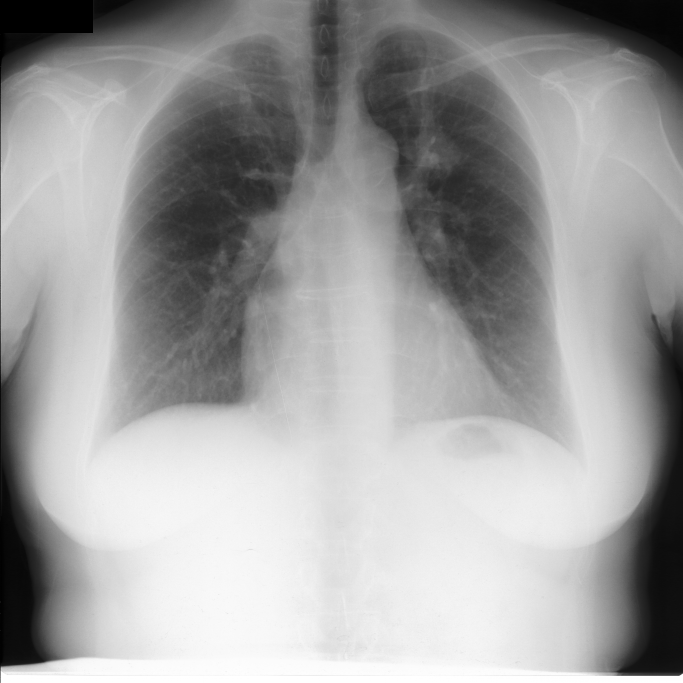
#> input picture Previous_Works/Version_2/Data_PreProcessing/PreProcessing_of_Selected_Data/Images/JPCLN003.png, 2048 x 2048 px (shown at 1/3 size); its folder holds 4 pictures in this run
$ python preprocess_2.py
#> lines starting #> are read from the running program, lines starting #| are printed output that depends on the picture; pictures that were not available may be replaced by others from this repository, and a replacement may not be noted
import numpy as np
import os

from tqdm import tqdm
import cv2

from skimage.io import imread, imshow
from skimage.transform import resize
import matplotlib.pyplot as plt


IMG_WIDTH = 1024
IMG_HEIGHT = 1024
IMG_CHANNELS = 3

path_images = "Images/"
path_lung_masks = "Resultant_Masks/Lungs/"
path_clavicle_masks = "Resultant_Masks/Clavicle/"
path_heart_masks = "Resultant_Masks/Heart/"


images_id = next(os.walk(path_images))[2]
lung_mask_id = next(os.walk(path_lung_masks))[2]
clavicle_mask_id = next(os.walk(path_clavicle_masks))[2]
heart_mask_id = next(os.walk(path_heart_masks))[2]

destination_images = "Output/Images/"
destination_lung_mask = "Output/Lung_mask/"
destination_heart_mask = "Output/Heart_mask/"
destination_clavicle_mask = "Output/Clavicle_mask/"

length = len(images_id) #all len is same

for i in tqdm(range(0,length)):
    img_image = imread(path_images + images_id[i])
#> img_image is the input picture: shape (2048, 2048, 3); min 0, max 255, mean 159
    img_lung_mask = imread(path_lung_masks + lung_mask_id[i])
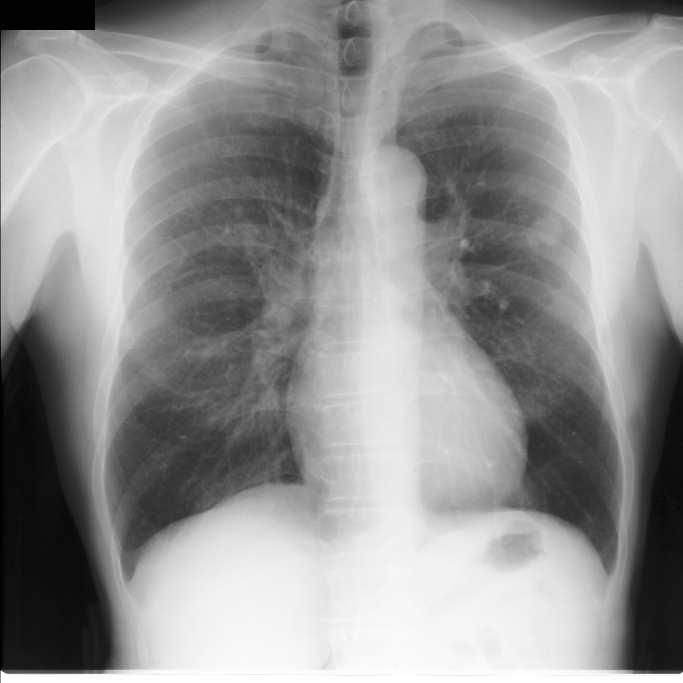
#> input picture Previous_Works/Version_2/Data_PreProcessing/PreProcessing_of_Selected_Data/Images/JPCLN001.png, 2048 x 2048 px, given as the content of the folder Resultant_Masks/Lungs/, which was not available (shown at 1/3 size)
#> img_lung_mask is the input picture: shape (2048, 2048, 3); min 0, max 255, mean 148.6
    img_heart_mask = imread(path_heart_masks + heart_mask_id[i])
    img_clavicle_mask = imread(path_clavicle_masks + clavicle_mask_id[i])

    image_1 = img_image
    image_2 = cv2.flip(img_image, 1)
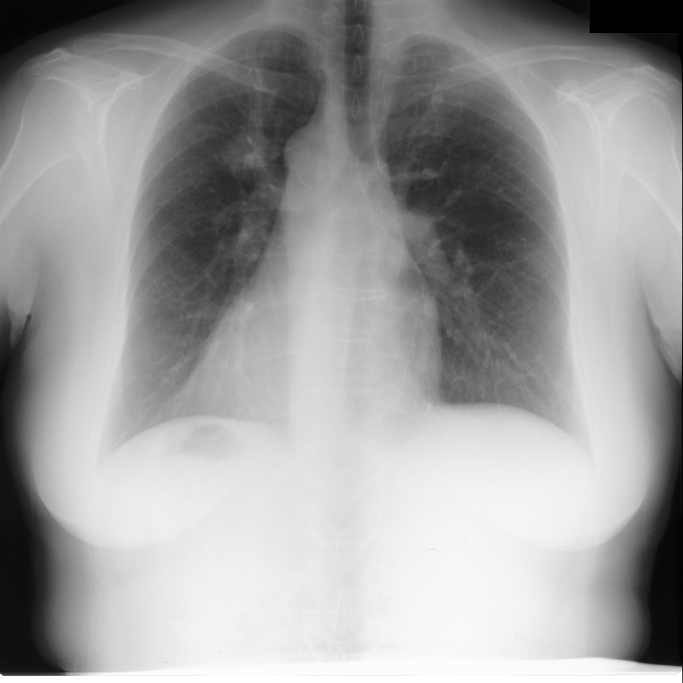
#> image_2: shape (2048, 2048, 3) (shown at 1/3 size); min 0, max 255, mean 159
    image_3 = cv2.flip(img_image, 0)
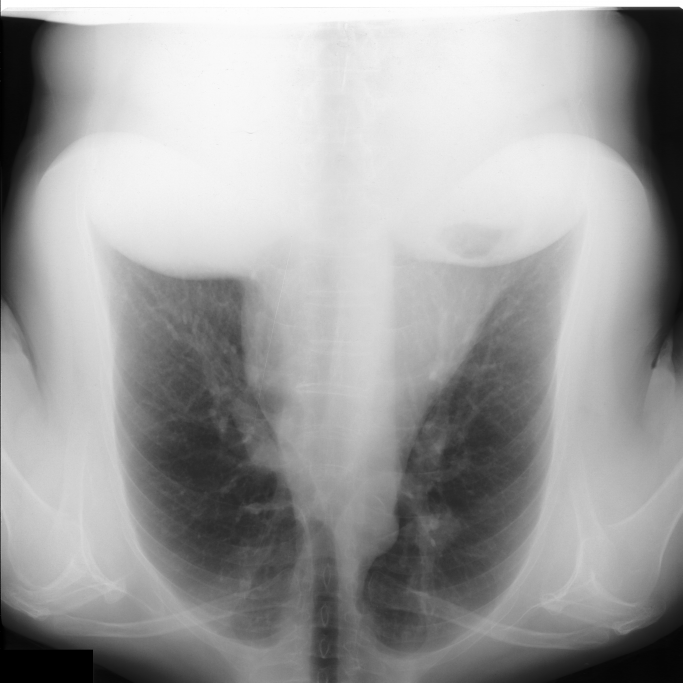
#> image_3: shape (2048, 2048, 3) (shown at 1/3 size); min 0, max 255, mean 159
    image_4 = cv2.flip(image_2, 0)
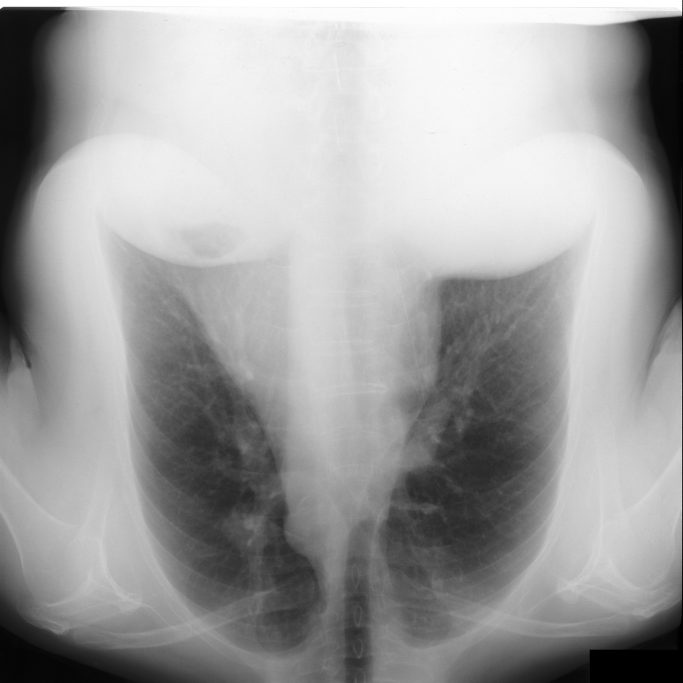
#> image_4: shape (2048, 2048, 3) (shown at 1/3 size); min 0, max 255, mean 159

    lung_mask_1 = img_lung_mask
    lung_mask_2 = cv2.flip(img_lung_mask, 1)
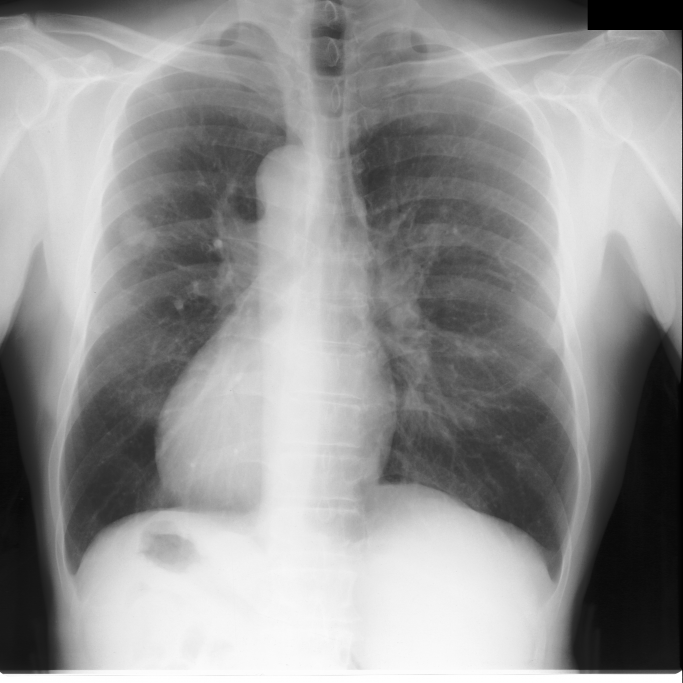
#> lung_mask_2: shape (2048, 2048, 3) (shown at 1/3 size); min 0, max 255, mean 148.6
    lung_mask_3 = cv2.flip(img_lung_mask, 0)
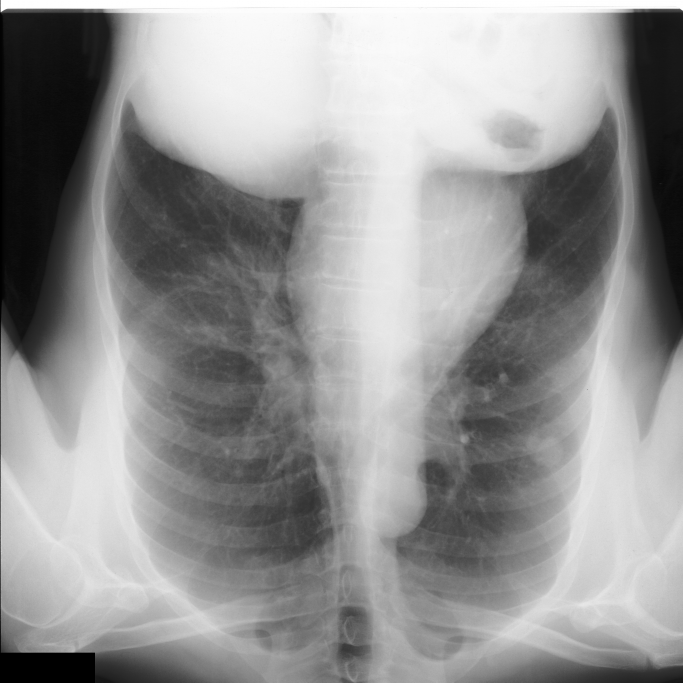
#> lung_mask_3: shape (2048, 2048, 3) (shown at 1/3 size); min 0, max 255, mean 148.6
    lung_mask_4 = cv2.flip(lung_mask_2, 0)
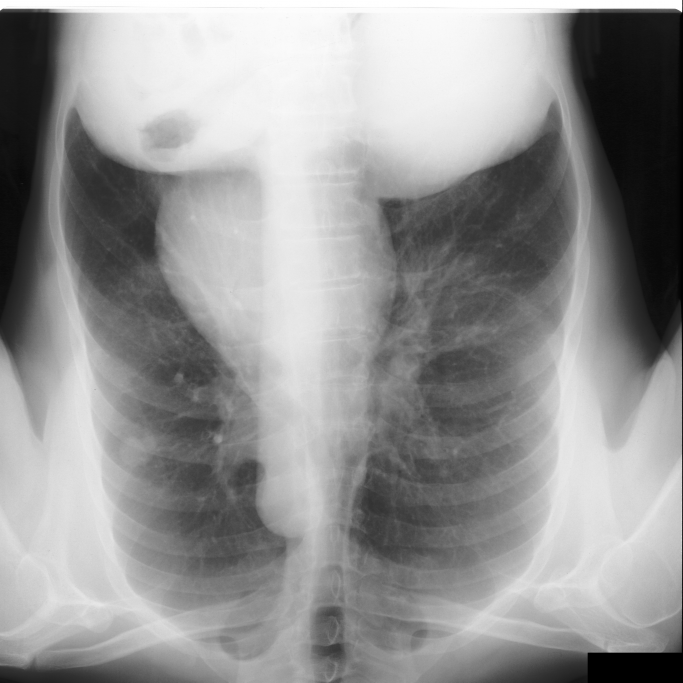
#> lung_mask_4: shape (2048, 2048, 3) (shown at 1/3 size); min 0, max 255, mean 148.6
#> (the run stopped early here; a loop or call above may not have finished)
